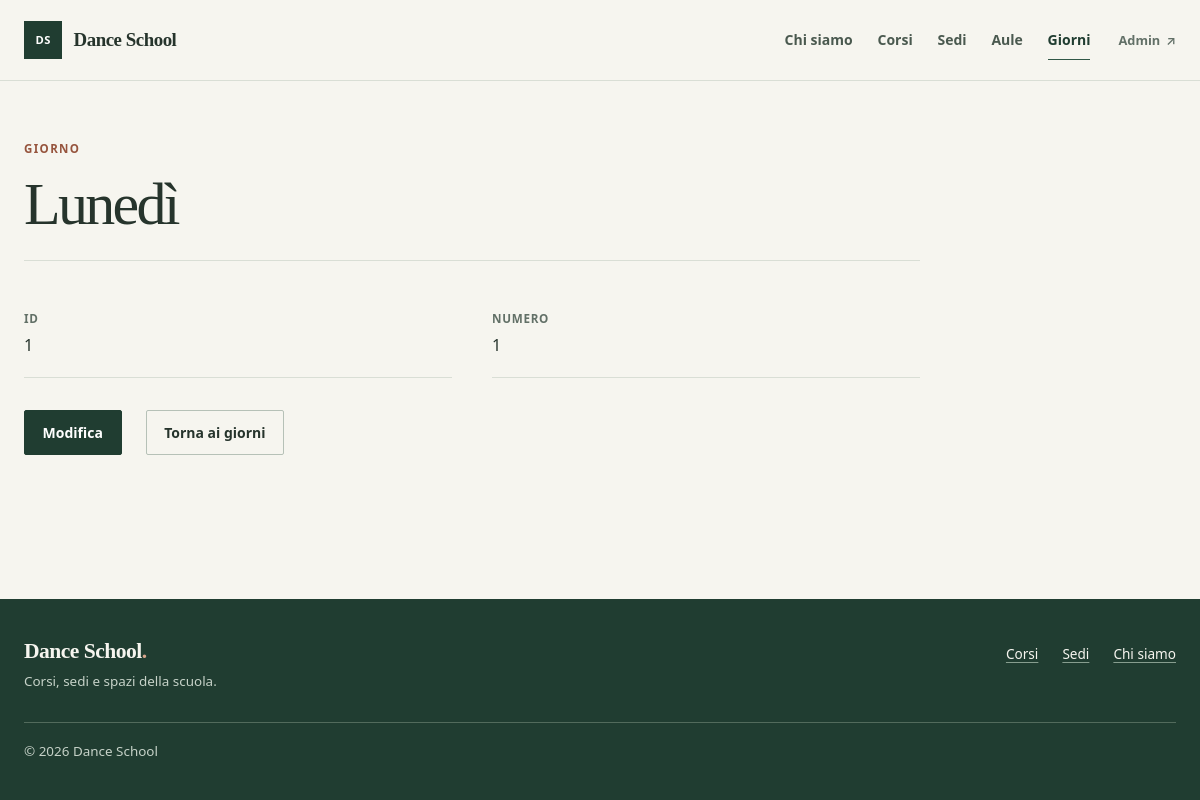
Page /school/days/1/ on the committed database.
### school/models.py (models this page shows, shortened)
class DayOfTheWeek(models.Model):
    number = models.IntegerField()
    name = models.CharField(max_length=100)

### school/views.py (the view)
class DayOfTheWeekDetailView(generic.DetailView):
    model = DayOfTheWeek
    context_object_name = "day"
    template_name = "school/day_of_the_week_detail.html"

### school/templates/school/day_of_the_week_detail.html (shortened to what this page needs)
{% extends "base.html" %}
{% block content %}
    <article class="detail-page">
        <header class="page-header">
            <div class="page-heading">
                <p class="page-kicker">Giorno</p>
                <h1>{{ day.name }}</h1>
            </div>
        </header>
        <dl class="detail-grid">
            <div class="detail-item">
                <dt>ID</dt>
                <dd>{{ day.pk }}</dd>
            </div>
            <div class="detail-item">
                <dt>Numero</dt>
                <dd>{{ day.number }}</dd>
            </div>
        </dl>
        <p class="detail-actions">
            <a class="button" href="{% url 'day_of_the_week_update' pk=day.pk %}">Modifica</a>
            <a class="button button--secondary" href="{% url 'day_of_the_week_list' %}">Torna ai giorni</a>
        </p>
    </article>
{% endblock %}

### static/css/style.css (style rules this page uses)
:root { color-scheme: light; --paper: #f6f5ef; --surface: #fffefa; --ink: #26342c; --muted: #627067; --line: #d9ded5; --green: #315747; --green-dark: #203d31; --clay: #96543d; --error: #a13d35; font-family: system-ui, -apple-system, BlinkMacSystemFont, "Segoe UI", sans-serif; color: var(--ink); background: var(--paper); font-synthesis: none; text-rendering: optimizeLegibility; }
* { box-sizing: border-box; }
body { display: flex; min-height: 100vh; flex-direction: column; margin: 0; }
a { color: inherit; }
.eyebrow, .page-kicker, .carousel-category, .about-number { margin: 0 0 1rem; color: var(--clay); font-size: 0.72rem; font-weight: 700; letter-spacing: 0.12em; line-height: 1.4; text-transform: uppercase; }
.hero-copy h1, .about-intro h1, .page-heading h1, .form-page h1 { margin: 0; font-family: Georgia, "Times New Roman", serif; font-weight: 400; letter-spacing: -0.045em; }
.hero-actions, .detail-actions, .form-actions { display: flex; flex-wrap: wrap; align-items: center; gap: 0.8rem 1.5rem; }
.button { display: inline-flex; min-height: 2.85rem; align-items: center; justify-content: center; gap: 0.7rem; padding: 0.7rem 1.1rem; border: 1px solid var(--green-dark); border-radius: 2px; background: var(--green-dark); color: #fff; cursor: pointer; font-size: 0.875rem; font-weight: 650; line-height: 1.3; text-decoration: none; }
.button--secondary { border-color: #b6c1b7; background: transparent; color: var(--ink); }
.page-header { display: flex; flex-wrap: wrap; align-items: end; justify-content: space-between; gap: 1.5rem; margin-bottom: 2rem; padding-bottom: 1.5rem; border-bottom: 1px solid var(--line); }
.page-heading { min-width: 0; }
.page-heading h1, .form-page h1, .about-intro h1 { font-size: clamp(2.5rem, 5vw, 4rem); line-height: 1.05; }
.detail-page, .form-page { max-width: 56rem; }
.detail-grid { display: grid; grid-template-columns: repeat(2, minmax(0, 1fr)); gap: 0 2.5rem; margin: 0; }
.detail-item { min-width: 0; padding-block: 1.1rem 1.25rem; border-bottom: 1px solid var(--line); }
.detail-item dt { margin-bottom: 0.45rem; color: var(--muted); font-size: 0.73rem; font-weight: 700; letter-spacing: 0.06em; text-transform: uppercase; }
.detail-item dd { margin: 0; line-height: 1.5; overflow-wrap: anywhere; }
.detail-actions { margin-top: 2rem; }

### rows in the picture
DayOfTheWeek: name "Lunedì", pk "1", number "1"
